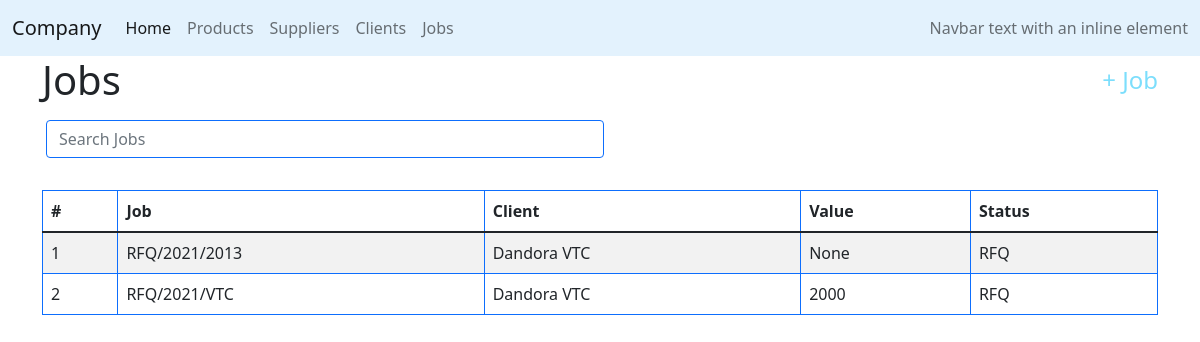
Screenshot of /company/jobs with the database file from the repository.
### company/models.py (models this page shows, shortened)
class Job(models.Model):
    id = models.BigAutoField(primary_key=True)
    code = models.CharField(max_length=64)
    client = models.ForeignKey(Client, related_name="client", blank=True, on_delete=models.CASCADE)
    product = models.ManyToManyField(Product, blank=True, related_name="jobProducts")
    value = models.IntegerField(null=True)
    status = models.CharField(max_length=64, default = "RFQ")

class Company(PolymorphicModel):
    id = models.BigAutoField(primary_key=True)
    nameC = models.CharField(max_length=64)
    address = models.IntegerField()
    email = models.CharField(max_length=64, default=0)
    contact = models.IntegerField()

### company/views.py (the view, shortened to what this page needs)
# urls.py: path('jobs', views.jobs, name='jobs'),
def jobs(request):
    jobs = Job.objects.all()
    products = Price.objects.all()
    suppliers = Supplier.objects.all()
    clients = Client.objects.all()
    context = {
        "jobs": jobs[::-1],
        "products": products[::-1],
        "suppliers": suppliers,
        "clients": clients,
    }
    return render(request, "company/jobs.html", context)

### company/models.py (called while the page is built)
    def __str__(self):
        return f"{self.nameC}"

### company/templates/company/jobs.html (shortened to what this page needs)
{% extends "company/layout.html"%}
{% block body %}
<div class="container">
    <div class="d-flex justify-content-between mr-2">
        <h1>Jobs</h1>
        <h4 class="align-self-center" id="addButton"> + Job </h4>
    </div>
    <div class="filterProduct row form-group mx-1 mb-4 pt-2 col-md-6">
      <input class="filterInput form-control border-primary" type="text" placeholder="Search Jobs">
    </div>
    <div class="rounded mt-2 pt-2">
      <table class="table table-striped table-hover table-bordered border-primary pt-2">
          <thead>
            <tr>
              <th scope="col">#</th>
              <th scope="col">Job</th>
              <th scope="col">Client</th>
              <th scope="col">Value</th>
              <th scope="col">Status</th>
            </tr>
          </thead>
          <tbody id="jobTable">
              {%for job in jobs %}
              <tr id="{{job.id}}">
                  <td scope="row" class="rowCounter"></td>
                  <td>{{job.code}} </td>
                  <td>{{job.client}}</td>
                  <td>{{job.value}}</td>
                  <td>{{job.status}}</td>
              </tr>
              {%endfor%}
          </tbody>
        </table>
    </div>
</div>
{%endblock%}
{% load static %}

### company/static/company/styles.css (style rules this page uses)
#addButton { color: rgb(124, 222, 252); }
table { counter-reset: rowCount; }
.rowCounter::before { counter-increment: rowCount; content: counter(rowCount); }

### rows the page displays
Job: code "RFQ/2021/2013", client "Dandora VTC", value "None", status "RFQ"
Job: code "RFQ/2021/VTC", client "Dandora VTC", value "2000", status "RFQ"
